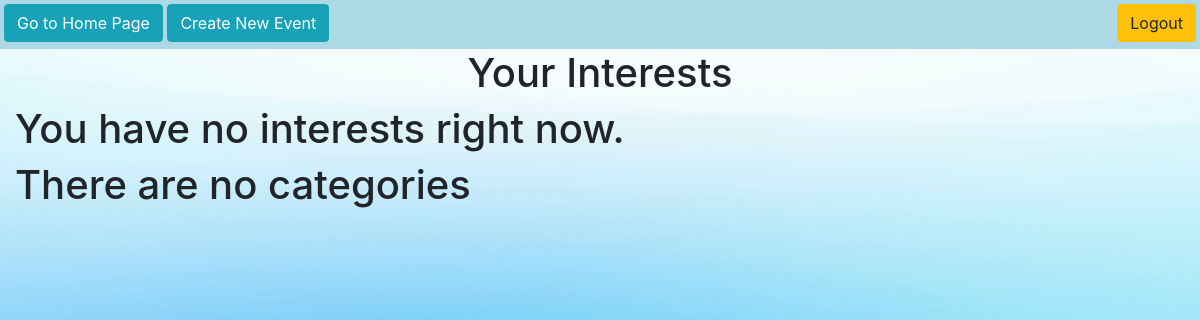
The app's page /interests.php, older data.
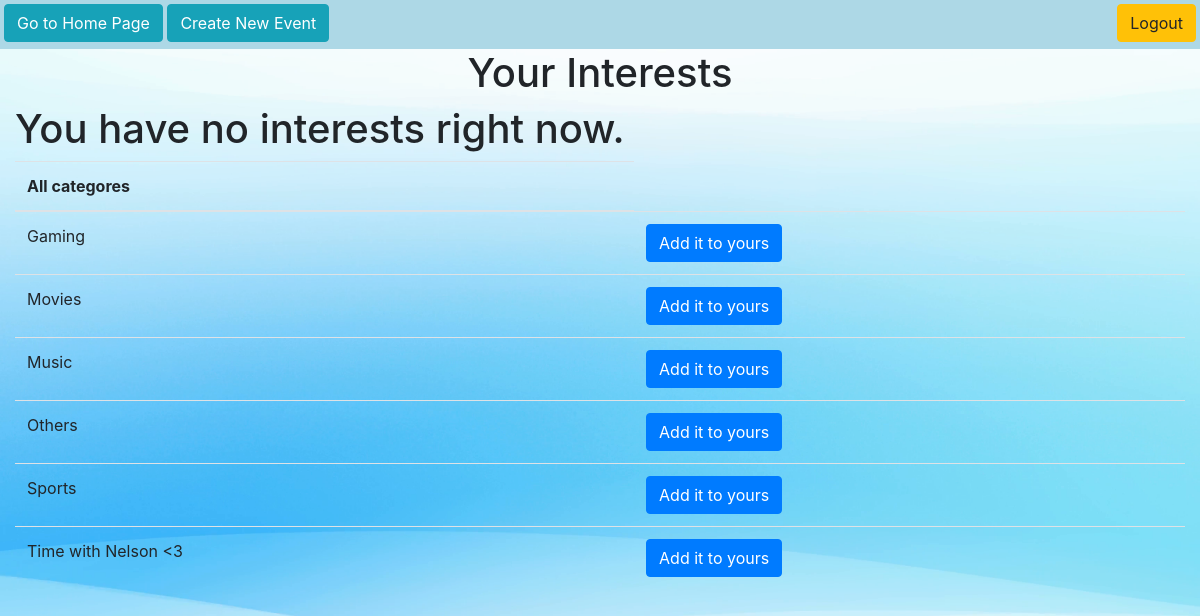
The same page, newer data.
### tables this page shows
CREATE TABLE `categories` (
  `category` varchar(20) NOT NULL
);

### db.php (called while the page is built, shortened)
<?php
	function queryForDB($query)
    {
        $host = "localhost";
        $user = "admin";
        $password = "terps";
        $database = "phaha";
        $db_connection = new mysqli($host, $user, $password, $database);
        $result = $db_connection->query($query);
        return $result;
    }

### interests.php (the view, shortened to what this page needs)
<?php
require_once 'support.php';
require_once 'db.php';
$email= $_SESSION['email'];
$body=<<<END
<div style="padding: 4px;height:49px;background-color:lightblue; margin-left: -15px; margin-right: -15px">
        <form>
            <input type="submit" value="Go to Home Page" class="btn btn-info" formaction="user.php" formmethod="post"/>
            <input type="submit" value="Create New Event" class="btn btn-info" formaction="new_event.php" formmethod="post"/>
            <a href="logout.php" class="btn btn-warning" style='float: right'>Logout</a>
        </form>
    </div>
    <h1 class='text-center'>Your Interests</h1>
END;
$result = queryForDB("select * from interests where email = \"".$email."\";");
if ( $result == null )
    $body.="error";
else {
    $num_rows = $result->num_rows;
    if ( $num_rows == 0 ){
        $body .= "<h1>You have no interests right now.</h1>";
        $body.=interests();
    }
}
generatePage($body,"Your Categories");
function interests(){
    $cat = queryForDB("select * from categories;");
    if ( $cat == null )
        $body1="error";
    else {
        $num_rows = $cat->num_rows;
        if ( $num_rows == 0 )
            $body1 = "<h1>There are no categories</h1>";
        else {
            $body1 = "<table class='table'><thead><tr><th scope='col'>All categores</th></tr></thead><tbody>";
            while ($row = $cat->fetch_array(MYSQLI_ASSOC)) {
                $body1 .= "<tr><td>" . $row['category'] . "</td><td>
                        <form action=\"{$_SERVER["PHP_SELF"]}\" method=\"post\" class=\"form-horizontal\">
                            <input type=\"submit\" name=\"" . $row['category'] . "\" class='btn btn-primary' id='createCat'
                            formaction=\"interests.php\" formmethod=\"post\" value='Add it to yours'>
                            <input type='text' type=\"text\" id=\"createCat\" name=\"createCat\" value='{$row['category']}' hidden>
                        </form>
                        </td></tr>";
            }
            $body1 .="</tbody></table>";
        }
    }
    return $body1;
}

### support.php (shortened to what this page needs)
<?php
function generatePage($body, $title="Events", $css="", $includeBootstrap=true,$jsIncludes="") {
    $errorLogs = "";
    $bootstrap = $includeBootstrap ? '<link href="https://maxcdn.bootstrapcdn.com/bootstrap/4.0.0/css/bootstrap.min.css" rel="stylesheet" >' : '';
    $page = <<<EOPAGE
<!doctype html>
<html>
    <head>
        <meta charset="utf-8" />
        <meta name="viewport" content="width=device-width, initial-scale=1">
        <title>$title</title>
        <script src="https://code.jquery.com/jquery-3.3.1.min.js"></script>
        $bootstrap
        $css
        <style>
       html {
        height: 100%;
        }
        body {
        background-image: url("img/background.jpg");
        background-size: cover;
        background-repeat: no-repeat;
        background-color: #cccccc;
        }
        </style>
    </head>
    <body >
        <div class="container-fluid">
            $body
        </div>
        $errorLogs
    </body>
        $jsIncludes
</html>
EOPAGE;
    echo $page;
}

### support.php (style rules this page uses)
html { height: 100%; }
body { background-image: url("img/background.jpg"); background-size: cover; background-repeat: no-repeat; background-color: #cccccc; }

Row changes from the older to the newer data that the page shows:
added categories: category "Gaming"
added categories: category "Movies"
added categories: category "Music"
added categories: category "Others"
added categories: category "Sports"
added categories: category "Time with Nelson <3"
Text that changed along with them:
text no longer shown: "There are no categories"
text now shown: "All categores"
